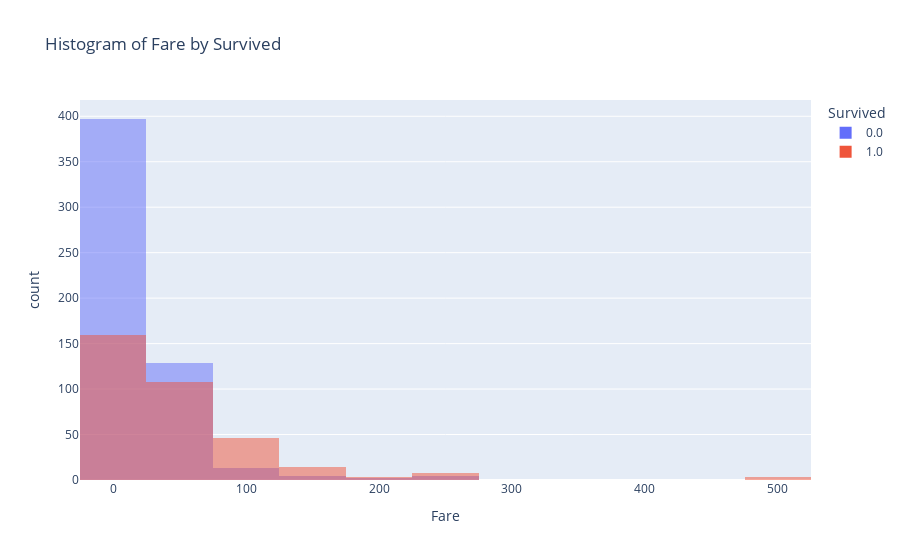

Write notebook code for a chart like this one.
### Code cell
fig = px.histogram(
    c, 
    x="Fare", 
    color="Survived", 
    nbins=20,
    barmode="overlay",
    title="Histogram of Fare by Survived"
)
fig.show()

### Figure 1 — Plotly figure (JSON) as saved in the notebook; plotly's stock layout.template omitted (floating-point values rounded to 4 significant figures; data arrays with more than 128 entries replaced by an {"elided": "..."} marker saying what was removed)
{"data": [{"alignmentgroup": "True", "bingroup": "x", "hovertemplate": "Survived=0.0<br>Fare=%{x}<br>count=%{y}<extra></extra>", "legendgroup": "0.0", "marker": {"color": "#636efa", "opacity": 0.5, "pattern": {"shape": ""}}, "name": "0.0", "nbinsx": 20, "offsetgroup": "0.0", "orientation": "v", "showlegend": true, "type": "histogram", "x": {"elided": "549 float values"}, "xaxis": "x", "yaxis": "y"}, {"alignmentgroup": "True", "bingroup": "x", "hovertemplate": "Survived=1.0<br>Fare=%{x}<br>count=%{y}<extra></extra>", "legendgroup": "1.0", "marker": {"color": "#EF553B", "opacity": 0.5, "pattern": {"shape": ""}}, "name": "1.0", "nbinsx": 20, "offsetgroup": "1.0", "orientation": "v", "showlegend": true, "type": "histogram", "x": {"elided": "342 float values"}, "xaxis": "x", "yaxis": "y"}], "layout": {"barmode": "overlay", "legend": {"title": {"text": "Survived"}, "tracegroupgap": 0}, "title": {"text": "Histogram of Fare by Survived"}, "xaxis": {"anchor": "y", "domain": [0, 1], "title": {"text": "Fare"}}, "yaxis": {"anchor": "x", "domain": [0, 1], "title": {"text": "count"}}}}
